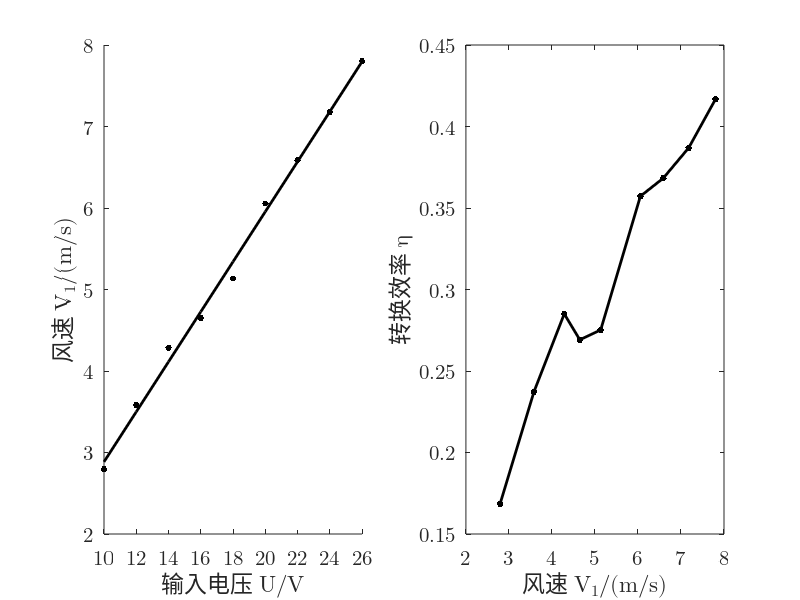

This chart was generated by the following MATLAB code:
u =(10:2:26);
i =[0.065 0.081 0.099 0.117 0.137 0.156 0.177 0.200 0.220];
v1=[2.795 3.582 4.286 4.648 5.133 6.056 6.587 7.180 7.803];
r=0.5*103.84*10^(-3);
s=pi*r*r;
rho=1.185;
p0=u.*i
p1=0.5.*rho.*s.*(v1.^3)
ita=p1./p0

subplot(1, 2, 1);
box on;
uv=scatter(u, v1, 200, 'k', '.');
hold on;
xlim([10, 26])
xticks(u)
set(gca, 'FontName', 'Latin Modern Math', 'FontSize', 15);
xlabel('\fontname{Songti SC}输入电压 \fontname{Latin Modern Math}U/V');
ylabel('\fontname{Songti SC}风速 \fontname{Latin Modern Math}V_1/(m/s)');

M=[u' ones(9,1)];
k=M\(v1');
v1pre=(M*k)';

plot(u, v1pre, '-k', 'LineWidth', 2);

subplot(1, 2, 2);
plot(v1, ita, '.-k', 'LineWidth', 2, 'MarkerSize', 15);
set(gca, 'FontName', 'Latin Modern Math', 'FontSize', 15);
xlabel('\fontname{Songti SC}风速 \fontname{Latin Modern Math}V_1/(m/s)');
ylabel('\fontname{Songti SC}转换效率 \fontname{Latin Modern Math}\eta');
